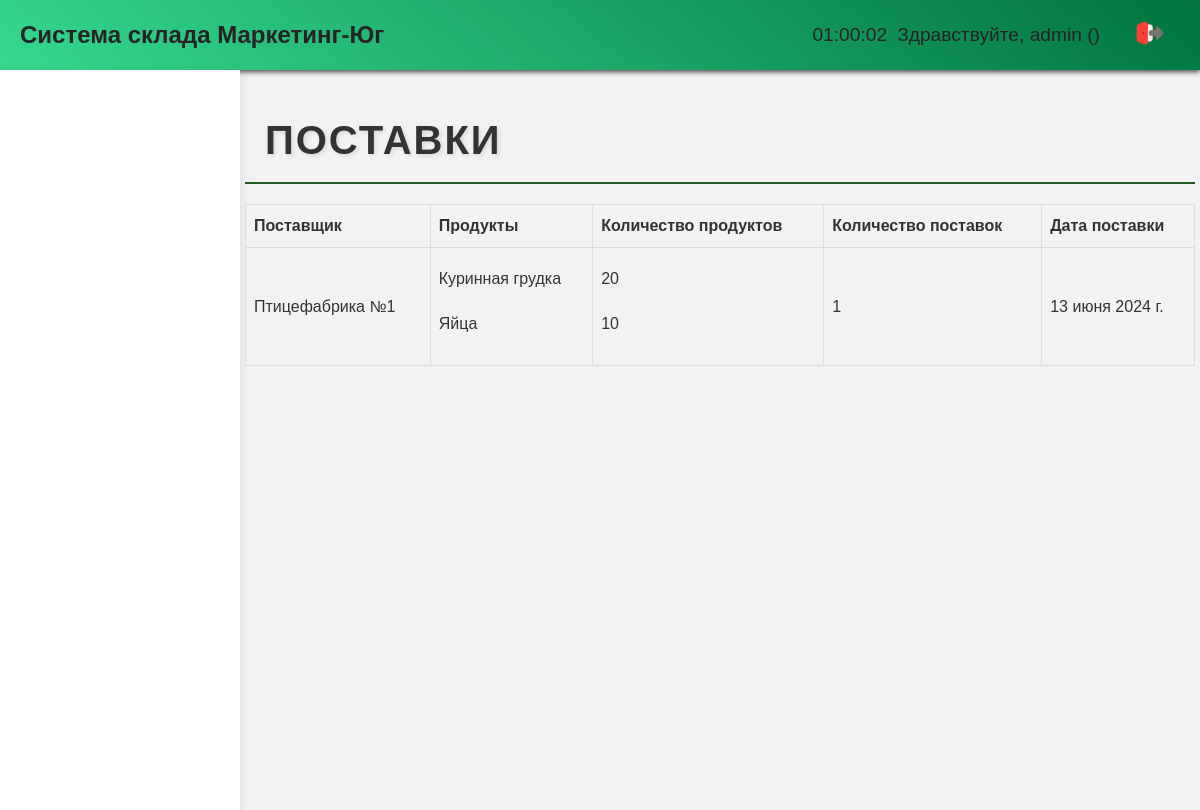
Screenshot of /supplies/ (signed in) with the database file from the repository.
### base/models.py (models this page shows, shortened)
class Supply(models.Model):
    supplier = models.CharField(max_length=100)
    products = models.ManyToManyField(SupplyProduct, related_name='supply')
    quantity = models.IntegerField()
    date_supplied = models.DateField()
    class Meta:
        verbose_name = 'Поставка'
        verbose_name_plural = 'Поставки'

class SupplyProduct(models.Model):
    product = models.ForeignKey(Product, on_delete=models.CASCADE)
    quantity = models.IntegerField()
    class Meta:
        verbose_name = 'Продукт поставки'
        verbose_name_plural = 'Продукты поставок'

class Product(models.Model):
    name = models.CharField(max_length=100)
    product_type = models.ForeignKey('ProductType', on_delete=models.CASCADE)
    description = models.TextField(blank=True, null=True)
    price = models.DecimalField(max_digits=10, decimal_places=2)
    quantity = models.IntegerField(default=0)
    updated = models.DateTimeField(auto_now=True)
    created = models.DateTimeField(auto_now_add=True)
    class Meta:
        verbose_name = 'Продукция'
        verbose_name_plural = 'Продукции'

### base/views.py (the view)
# urls.py: path('supplies/', views.supplies, name='supplies'),
def supplies(request):
    supplies = Supply.objects.all()
    supplies_products = SupplyProduct.objects.all()
    context = {
        'supplies': supplies,
        'supplies_products': supplies_products
    }
    return render(request, 'supplies.html', context)

### base/templatetags/group_tags.py (called while the page is built)
@register.filter(name='has_group')
def has_group(user, group_name):
    return user.groups.filter(name=group_name).exists()

### templates/supplies.html (shortened to what this page needs)
{% extends 'home.html' %}
{% load static %}
{% block content %}
<h2>Поставки</h2>
<table class="supplies-table">
<thead>
<tr>
    <th>Поставщик</th>
    <th>Продукты</th>
    <th>Количество продуктов</th>
    <th>Количество поставок</th>
    <th>Дата поставки</th>
</tr>
</thead>
<tbody>
{% for supply in supplies %}
<tr>
    <td>{{ supply.supplier }}</td>
    <td class="text2">
        {% for supplies_product in supplies_products.all %}
            <p>{{ supplies_product.product.name }}</p>
        {% endfor %}
    </td>
    <td class="text2">
        {% for supplies_product in supplies_products.all %}
            <p>{{ supplies_product.quantity }}</p>
        {% endfor %}
    </td>
    <td>{{ supply.quantity }}</td>
    <td>{{ supply.date_supplied }}</td>
</tr>
{% empty %}
<tr>
    <td colspan="4">Нет данных о поставках</td>
</tr>
{% endfor %}
</tbody>
</table>
{% endblock %}

### templates/header.html (shortened to what this page needs)
<header>
{% load static %}
    <link rel="stylesheet" href="{% static 'styles/header.css' %}">
    <div class="header-left">
        <h1>Система склада Маркетинг-Юг</h1>
    </div>
    <div class="header-right">
    <span id="current-time"></span>
        {% if user.is_authenticated %}
            <span>Здравствуйте, {{ user.username }} ({{ user.groups.first.name }})</span>
        <a href="{% url 'logout' %}">
            <img src="{% static 'images/exit.svg' %}" alt="Выход">
            </a>
        {% else %}
            <a href="{% url 'login' %}">Войти</a>
        {% endif %}
    </div>
</header>

### static/styles/home.css (style rules this page uses)
body { font-family: Arial, sans-serif; background: #f2f2f2; margin: 0; padding: 0; display: flex; flex-direction: column; }
header { background: linear-gradient(220deg, #00733E, #36D88E); color: #ffffff; padding: 10px 20px; display: flex; justify-content: space-between; align-items: center; }
h2 { font-family: 'Arial', sans-serif; font-size: 2.5rem; font-weight: bold; color: #333; text-transform: uppercase; letter-spacing: 2px; text-shadow: 2px 2px 4px rgba(0, 0, 0, 0.1); margin-bottom: 20px; padding-left: 20px; border-bottom: 2px solid rgba(12, 73, 12, 0.9); padding-bottom: 10px; position: relative; }
.content p { font-size: 2rem; line-height: 1.6; color: #666666; margin-bottom: 20px; }
.text2 p { font-size: 1em; color: #333; margin-top: 10px; }
.header-left h1 { margin: 0; }
.header-right { display: flex; align-items: center; }
.header-right span { margin-right: 20px; }
.header-right a { color: #ffffff; text-decoration: none; margin-left: 10px; }
.supplies-table { width: 100%; border-collapse: collapse; margin-top: 20px; }
.supplies-table th, .supplies-table td { border: 1px solid #ddd; padding: 8px; text-align: left; }
.supplies-table th { background-color: #f2f2f2; }

### static/styles/header.css (style rules this page uses)
header { background-color: #007633; color: #252424; padding: 10px 20px; display: flex; justify-content: space-between; align-items: center; box-shadow: 0 2px 5px rgba(0, 0, 0, 0.7); }
.header-left h1 { font-size: 1.5rem; margin: 0; }
.header-right { display: flex; align-items: center; }
.header-right span { margin-right: 10px; font-size: 1.2rem; }
.header-right a { color: #252424; text-decoration: none; padding: 8px 15px; border-radius: 5px; transition: background-color 0.3s ease; }

### rows the page displays
Supply: supplier "Птицефабрика №1", quantity "1", date_supplied "13 июня 2024 г."
SupplyProduct: product.name "Куринная грудка", quantity "20"
SupplyProduct: product.name "Яйца", quantity "10"

### other values shown
{{ user.username }} "admin"
